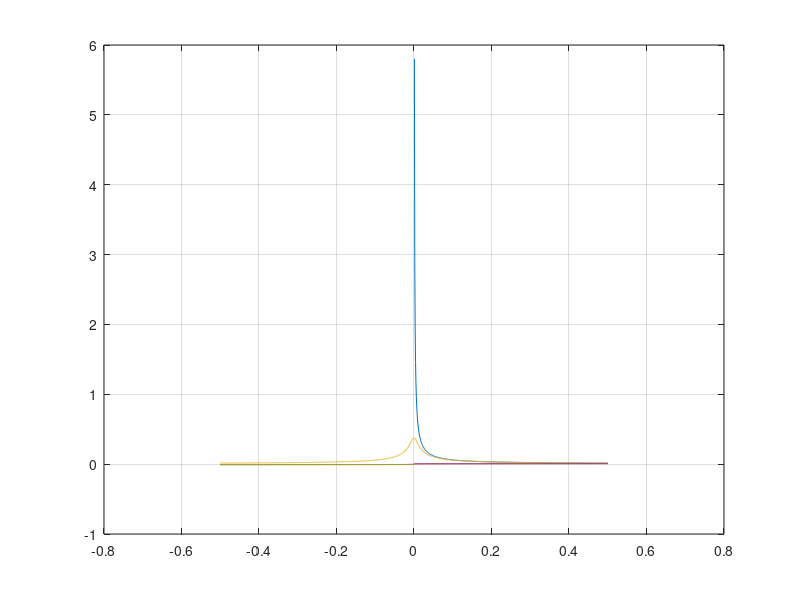

The MATLAB source for this figure:
clear all; close all; clc


p1=0.0035;
p2=0.0058;
dxp=0.001;
xp=0:dxp:0.5;
r_eq=p1+p2./xp;
figure(1)
plot(xp,r_eq);
grid on; hold on

xp=-0.5:0.001:0.5;
f=2*p2/pi*atan(100*xp)+p1*xp;
r_eq=f./xp;
r_eq(501)=2*p2/pi*100+p1;
plot(xp,f,xp,r_eq)


r_eq=r_eq(501:end);
xp=xp(501:end);

plot(xp,p1.*xp+p2)
plot(-xp,-p1.*xp-p2)
    
    